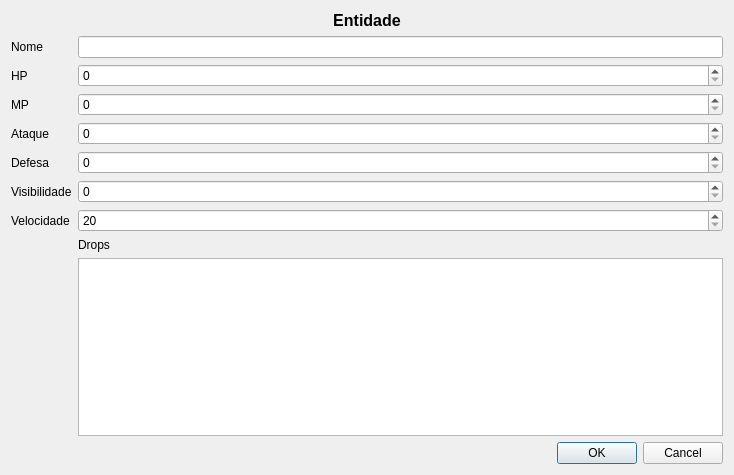
<?xml version="1.0" encoding="UTF-8"?>
<ui version="4.0">
 <class>EntityAddDialog</class>
 <widget class="QDialog" name="EntityAddDialog">
  <property name="geometry">
   <rect>
    <x>0</x>
    <y>0</y>
    <width>734</width>
    <height>475</height>
   </rect>
  </property>
  <property name="windowTitle">
   <string>Dialog</string>
  </property>
  <layout class="QGridLayout" name="gridLayout_2">
   <item row="3" column="0">
    <widget class="QDialogButtonBox" name="buttonBox">
     <property name="orientation">
      <enum>Qt::Horizontal</enum>
     </property>
     <property name="standardButtons">
      <set>QDialogButtonBox::Cancel|QDialogButtonBox::Ok</set>
     </property>
    </widget>
   </item>
   <item row="0" column="0">
    <widget class="QLabel" name="label">
     <property name="text">
      <string>&lt;html&gt;&lt;head/&gt;&lt;body&gt;&lt;p&gt;&lt;span style=&quot; font-size:12pt; font-weight:600;&quot;&gt;Entidade&lt;/span&gt;&lt;/p&gt;&lt;/body&gt;&lt;/html&gt;</string>
     </property>
     <property name="textFormat">
      <enum>Qt::RichText</enum>
     </property>
     <property name="alignment">
      <set>Qt::AlignCenter</set>
     </property>
     <property name="margin">
      <number>2</number>
     </property>
     <property name="indent">
      <number>0</number>
     </property>
     <property name="openExternalLinks">
      <bool>false</bool>
     </property>
    </widget>
   </item>
   <item row="1" column="0">
    <layout class="QFormLayout" name="formLayout">
     <property name="fieldGrowthPolicy">
      <enum>QFormLayout::AllNonFixedFieldsGrow</enum>
     </property>
     <item row="0" column="0">
      <widget class="QLabel" name="nomeLabel">
       <property name="text">
        <string>Nome</string>
       </property>
       <property name="buddy">
        <cstring>nomeLineEdit</cstring>
       </property>
      </widget>
     </item>
     <item row="0" column="1">
      <widget class="QLineEdit" name="nomeLineEdit"/>
     </item>
     <item row="1" column="0">
      <widget class="QLabel" name="hPLabel">
       <property name="text">
        <string>HP</string>
       </property>
       <property name="buddy">
        <cstring>hpSpinBox</cstring>
       </property>
      </widget>
     </item>
     <item row="2" column="0">
      <widget class="QLabel" name="mPLabel">
       <property name="text">
        <string>MP</string>
       </property>
       <property name="buddy">
        <cstring>mpSpinBox</cstring>
       </property>
      </widget>
     </item>
     <item row="3" column="0">
      <widget class="QLabel" name="ataqueLabel">
       <property name="text">
        <string>Ataque</string>
       </property>
       <property name="buddy">
        <cstring>ataqueSpinBox</cstring>
       </property>
      </widget>
     </item>
     <item row="5" column="0">
      <widget class="QLabel" name="visibilidadeLabel">
       <property name="text">
        <string>Visibilidade</string>
       </property>
       <property name="buddy">
        <cstring>visibilidadeSpinBox</cstring>
       </property>
      </widget>
     </item>
     <item row="5" column="1">
      <widget class="QSpinBox" name="visibilidadeSpinBox">
       <property name="maximum">
        <number>15</number>
       </property>
      </widget>
     </item>
     <item row="8" column="1">
      <widget class="QLabel" name="dropsLabel">
       <property name="text">
        <string>Drops</string>
       </property>
       <property name="buddy">
        <cstring>tableView</cstring>
       </property>
      </widget>
     </item>
     <item row="6" column="0">
      <widget class="QLabel" name="velocidadeLabel">
       <property name="text">
        <string>Velocidade</string>
       </property>
       <property name="buddy">
        <cstring>velocidadeSpinBox</cstring>
       </property>
      </widget>
     </item>
     <item row="6" column="1">
      <widget class="QSpinBox" name="velocidadeSpinBox">
       <property name="minimum">
        <number>20</number>
       </property>
       <property name="maximum">
        <number>500</number>
       </property>
      </widget>
     </item>
     <item row="4" column="0">
      <widget class="QLabel" name="defesaLabel">
       <property name="text">
        <string>Defesa</string>
       </property>
       <property name="buddy">
        <cstring>defesaSpinBox</cstring>
       </property>
      </widget>
     </item>
     <item row="4" column="1">
      <widget class="QSpinBox" name="defesaSpinBox">
       <property name="maximum">
        <number>100</number>
       </property>
      </widget>
     </item>
     <item row="3" column="1">
      <widget class="QSpinBox" name="ataqueSpinBox">
       <property name="maximum">
        <number>100</number>
       </property>
      </widget>
     </item>
     <item row="2" column="1">
      <widget class="QSpinBox" name="mpSpinBox">
       <property name="maximum">
        <number>1000</number>
       </property>
      </widget>
     </item>
     <item row="1" column="1">
      <widget class="QSpinBox" name="hpSpinBox">
       <property name="maximum">
        <number>1000</number>
       </property>
      </widget>
     </item>
     <item row="10" column="1">
      <widget class="QTableView" name="tableView"/>
     </item>
    </layout>
   </item>
  </layout>
 </widget>
 <tabstops>
  <tabstop>nomeLineEdit</tabstop>
  <tabstop>hpSpinBox</tabstop>
  <tabstop>mpSpinBox</tabstop>
  <tabstop>ataqueSpinBox</tabstop>
  <tabstop>defesaSpinBox</tabstop>
  <tabstop>visibilidadeSpinBox</tabstop>
  <tabstop>velocidadeSpinBox</tabstop>
  <tabstop>tableView</tabstop>
  <tabstop>buttonBox</tabstop>
 </tabstops>
 <resources/>
 <connections>
  <connection>
   <sender>buttonBox</sender>
   <signal>accepted()</signal>
   <receiver>EntityAddDialog</receiver>
   <slot>accept()</slot>
   <hints>
    <hint type="sourcelabel">
     <x>229</x>
     <y>450</y>
    </hint>
    <hint type="destinationlabel">
     <x>157</x>
     <y>274</y>
    </hint>
   </hints>
  </connection>
  <connection>
   <sender>buttonBox</sender>
   <signal>rejected()</signal>
   <receiver>EntityAddDialog</receiver>
   <slot>reject()</slot>
   <hints>
    <hint type="sourcelabel">
     <x>297</x>
     <y>456</y>
    </hint>
    <hint type="destinationlabel">
     <x>286</x>
     <y>274</y>
    </hint>
   </hints>
  </connection>
 </connections>
</ui>
